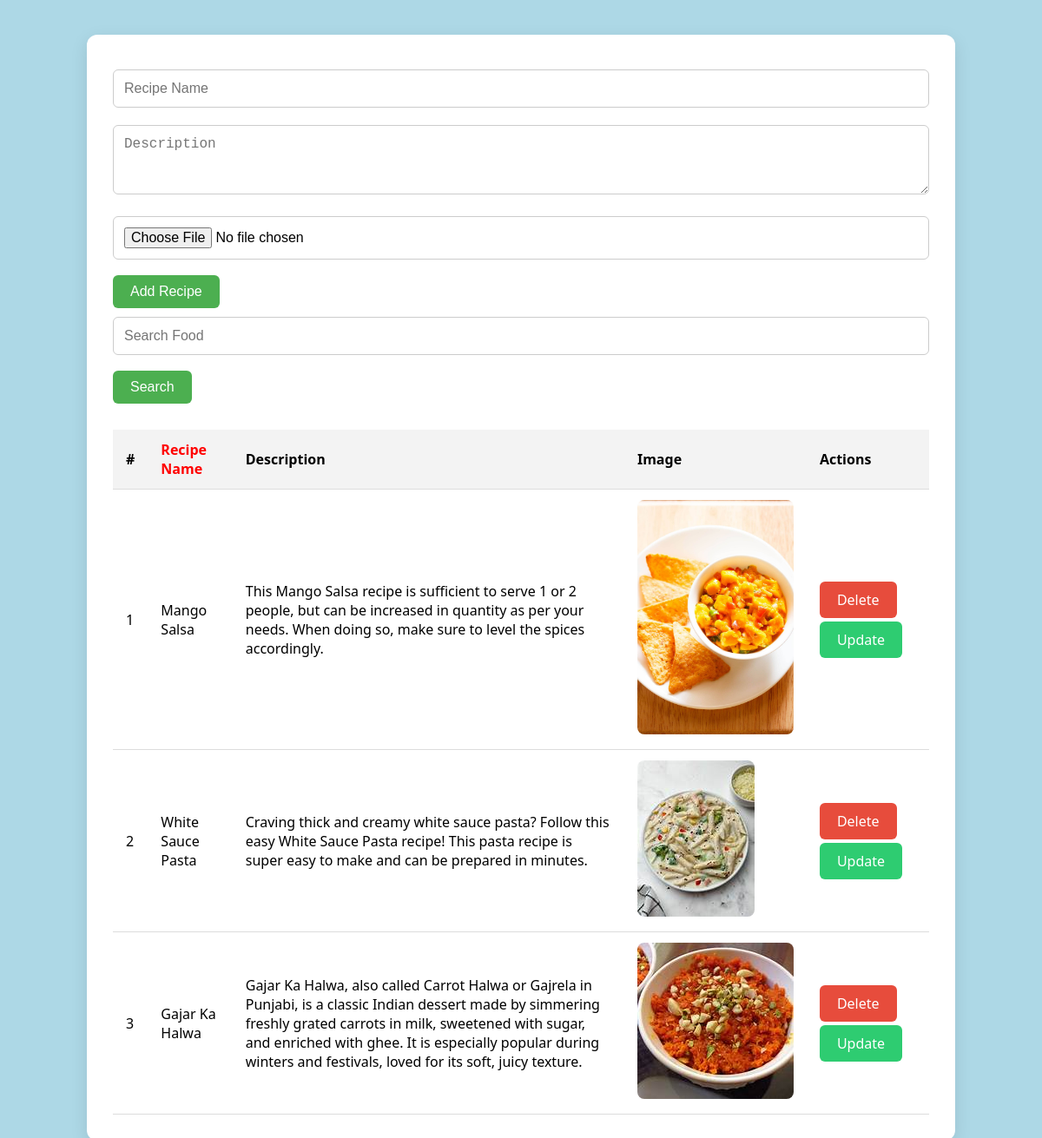
The page / on the database its author committed.
### vege/models.py (models this page shows)
class Receipe(models.Model):
    receipe_name=models.CharField(max_length=100)
    receipe_description=models.TextField()
    receipe_image=models.ImageField(upload_to="receipe")

### vege/views.py (the view, shortened to what this page needs)
# urls.py: path("", receipe, name="receipes"),
def receipe(request):
    queryset = Receipe.objects.all()
    if request.GET.get("search"):
        queryset = queryset.filter(
            receipe_name__icontains=request.GET.get("search").strip()
        )
    return render(request, "receipes.html", {"receipes": queryset})

### vege/templates/receipes.html (shortened to what this page needs)
{% extends "base.html" %}
{% block start %}
<div class="container">
  <form method="post" enctype="multipart/form-data">
    <input type="text" name="receipe_name" placeholder="Recipe Name">
    <textarea name="receipe_description" placeholder="Description"></textarea>
    <input type="file" name="receipe_image">
    <button type="submit">Add Recipe</button>
  </form>
  <form class="mt-5">
    <input type="text" name="search" placeholder="Search Food">
    <button type="submit" class="btn btn-update">Search</button>
  </form>
  <table class="table">
    <thead>
      <tr>
        <th>#</th>
        <th style="color:red;">Recipe Name</th>
        <th>Description</th>
        <th>Image</th>
        <th>Actions</th>
      </tr>
    </thead>
    <tbody>
      {% for receipe in receipes %}
      <tr>
        <td>{{ forloop.counter }}</td>
        <td>{{ receipe.receipe_name }}</td>
        <td>{{ receipe.receipe_description }}</td>
        <td><img src="/media/{{ receipe.receipe_image }}"></td>
        <td>
          <a href="/delete-receipe/{{ receipe.id }}/" style="margin-bottom:4px" class="btn btn-danger">Delete</a>
          <a href="/update-receipe/{{ receipe.id }}/" class="btn btn-update">Update</a>
        </td>
      </tr>
      {% endfor %}
    </tbody>
  </table>
</div>
{% endblock %}

### home/templates/base.html (shortened to what this page needs)
<!DOCTYPE html>
<html lang="en">
<head>
</head>
<body>
{% block start %}
{% endblock %}
</body>
</html>

### vege/templates/receipes.html (style rules this page uses)
body { background: LightBlue; font-family: "Segoe UI", sans-serif; margin:0; }
.container { display:flex; flex-direction:column; width:90%; max-width:1000px; margin:40px auto; padding:30px; background:#fff; border-radius:12px; box-shadow:0 6px 20px rgba(0,0,0,0.1); box-sizing:border-box; }
input[type="text"], textarea, input[type="file"] { width:100%; padding:12px; margin:10px 0; border:1px solid #ccc; border-radius:6px; font-size:16px; box-sizing:border-box; }
textarea { resize: vertical; min-height:80px; }
button, .btn { display:inline-block; padding:10px 20px; font-size:16px; border:none; border-radius:6px; cursor:pointer; transition:0.2s; text-decoration:none; }
button[type="submit"] { background:#4caf50; color:#fff; margin-top:8px; }
.btn-danger { background:#e74c3c; color:#fff; }
.btn-update { background:#2ecc71; color:#fff; }
.table { width:100%; border-collapse:collapse; margin-top:30px; font-size:16px; }
.table th, .table td { padding:12px 15px; border-bottom:1px solid #ddd; text-align:left; }
.table th { background:#f3f3f3; font-weight:600; }
.table img { border-radius:8px; object-fit:cover; max-width:180px; height:auto; }

### rows shown on the page
Receipe: receipe_name "Mango Salsa", receipe_description "This Mango Salsa recipe is sufficient to serve 1 or 2 people, but can be increased in quantity as per your needs. When doing so, make sure to level the spices accordingly.", receipe_image (picture)
Receipe: receipe_name "White Sauce Pasta", receipe_description "Craving thick and creamy white sauce pasta? Follow this easy White Sauce Pasta recipe! This pasta recipe is super easy to make and can be prepared in minutes.", receipe_image (picture)
Receipe: receipe_name "Gajar Ka Halwa", receipe_description "Gajar Ka Halwa, also called Carrot Halwa or Gajrela in Punjabi, is a classic Indian dessert made by simmering freshly grated carrots in milk, sweetened with sugar, and enriched with ghee. It is especially popular during winters and festivals, loved for its soft, juicy texture.", receipe_image (picture)
